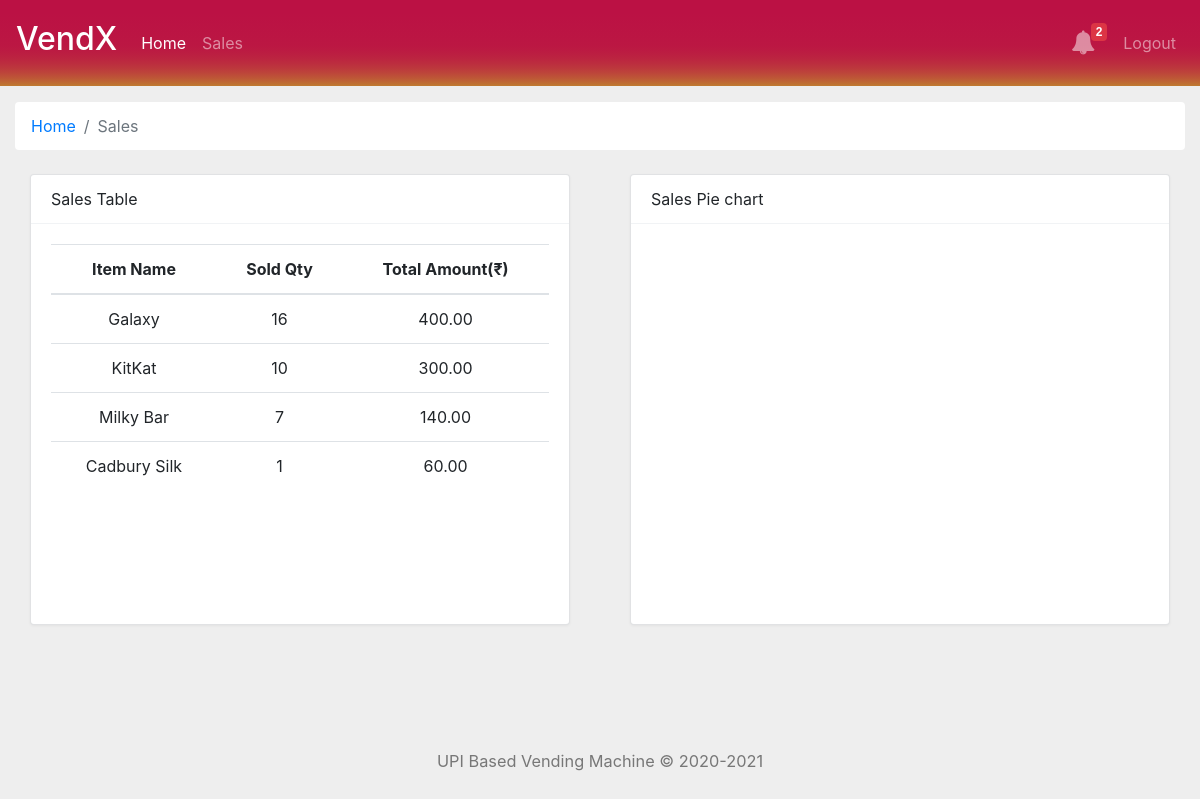
Page /sales/ on the committed database.
### vmmanager/models.py (models this page shows, shortened)
class VmItem(models.Model):
    item_name = models.CharField(verbose_name='Name', max_length=255)
    item_price = models.DecimalField(max_digits=6, decimal_places=2)
    item_inv = models.IntegerField(blank=True, null=True)
    item_img = models.ImageField(verbose_name='Image', upload_to='Itemimages/', blank=True, null=True)
    class Meta:
        verbose_name_plural = 'Item'
        verbose_name = "Item"

### vmmanager/views.py (the view)
# urls.py: path('sales/', views.sales, name='sales'),
def sales(request):
    invcount = VmItem.objects.filter(item_inv=0).count()
    vitems = VmItem.objects.all()
    item1sc = Transaction.objects.filter(item_id=1).count()
    item2sc = Transaction.objects.filter(item_id=2).count()
    item3sc = Transaction.objects.filter(item_id=3).count()
    item4sc = Transaction.objects.filter(item_id=4).count()
    item1ta = 0
    item2ta = 0
    item3ta = 0
    item4ta = 0
    for vitem in vitems:
        if vitem.id == 1:
            item1ta = item1sc * vitem.item_price
        elif vitem.id == 2:
            item2ta = item2sc * vitem.item_price
        elif vitem.id == 3:
            item3ta = item3sc * vitem.item_price
        elif vitem.id == 4:
            item4ta = item4sc * vitem.item_price
    context = {'vitems': vitems,
               'item1sc': item1sc,
               'item2sc': item2sc,
               'item3sc': item3sc,
               'item4sc': item4sc,
               'item1ta': item1ta,
               'item2ta': item2ta,
               'item3ta': item3ta,
               'item4ta': item4ta,
               'invcount': invcount
               }
    return render(request, 'sales.html', context)

### templates/sales.html (shortened to what this page needs)
{% extends "base.html" %}
{%block maincontent%}
<div class="container-fluid">
    <nav aria-label="breadcrumb" class="main-breadcrumb my-3">
        <ol class="breadcrumb b-bg-c">
            <li class="breadcrumb-item"><a href="{%url 'index' %}" style="text-decoration: none;">Home</a></li>
            <li class="breadcrumb-item active" aria-current="page">Sales</li>
        </ol>
    </nav>
    <div class="row my-4">
        <div class="col">
            <div class="page-content page-container" id="page-content">
                <div class="row">
                    <div class="container-fluid d-flex justify-content-center">
                        <div class="col-md-12 col-md-6">
                            <div class="card">
                                <div class="card-header">Sales Table</div>
                                <div class="card-body" style="height: 400px">
                                    <table class="table table-hover " style="text-align: center;">
                                        <thead>
                                            <tr>
                                                <th>Item Name</th>
                                                <th>Sold Qty</th>
                                                <th>Total Amount(₹)</th>
                                            </tr>
                                        </thead>
                                        <tbody>
                                            {%for vitem in vitems%}
                                            <tr>
                                                <td>{{vitem.item_name}}</td>
                                                {% if vitem.id == 1 %}
                                                <td>{{item1sc}}</td>
                                                <td>{{item1ta}}</td>
                                                {% elif vitem.id == 2 %}
                                                <td>{{item2sc}}</td>
                                                <td>{{item2ta}}</td>
                                                {% elif vitem.id == 3 %}
                                                <td>{{item3sc}}</td>
                                                <td>{{item3ta}}</td>
                                                {% elif vitem.id == 4 %}
                                                <td>{{item4sc}}</td>
                                                <td>{{item4ta}}</td>
                                                {%endif%}
                                            </tr>
                                            {%endfor%}
                                        </tbody>
                                    </table>
                                </div>
                            </div>
                        </div>
                    </div>
                </div>
            </div>
        </div>
        <div class="col">
                <div class="row">
                    <div class="container d-flex justify-content-center">
                        <div class="col-md-12 col-md-6">
                            <div class="card">
                                <div class="card-header">Sales Pie chart</div>
                                <div class="card-body" style="height: 400px">
                                    <div id="chartContainer" style="height: 370px; width: 100%;"></div>
                                </div>
                            </div>
                        </div>
                    </div>
                </div>
            </div>
        </div>
    </div>
{%endblock%}

### templates/base.html (style rules this page uses)
.b-bg-c { background-color: white; }

### templates/sales.html (style rules this page uses)
body { background: #eee; }
.card { background: #fff; border-width: 0; border-radius: .25rem; box-shadow: 0 1px 3px rgba(0, 0, 0, .05); margin-bottom: 1.5rem }
.card { position: relative; display: flex; flex-direction: column; min-width: 0; word-wrap: break-word; background-color: #fff; background-clip: border-box; border: 1px solid rgba(19, 24, 44, .125); border-radius: .25rem }
.card-header { padding: .75rem 1.25rem; margin-bottom: 0; background-color: rgba(19, 24, 44, .03); border-bottom: 1px solid rgba(19, 24, 44, .125) }
.card-header:first-child { border-radius: calc(.25rem - 1px) calc(.25rem - 1px) 0 0 }
card-footer, .card-header { background-color: transparent; border-color: rgba(160, 175, 185, .15); background-clip: padding-box }

### rows in the picture
VmItem: item_name "Galaxy", item1sc "16", item1ta "400.00"
VmItem: item_name "KitKat", item2sc "10", item2ta "300.00"
VmItem: item_name "Milky Bar", item3sc "7", item3ta "140.00"
VmItem: item_name "Cadbury Silk", item4sc "1", item_price "60.00"

### other values in the picture
{{ invcount }} "2"
